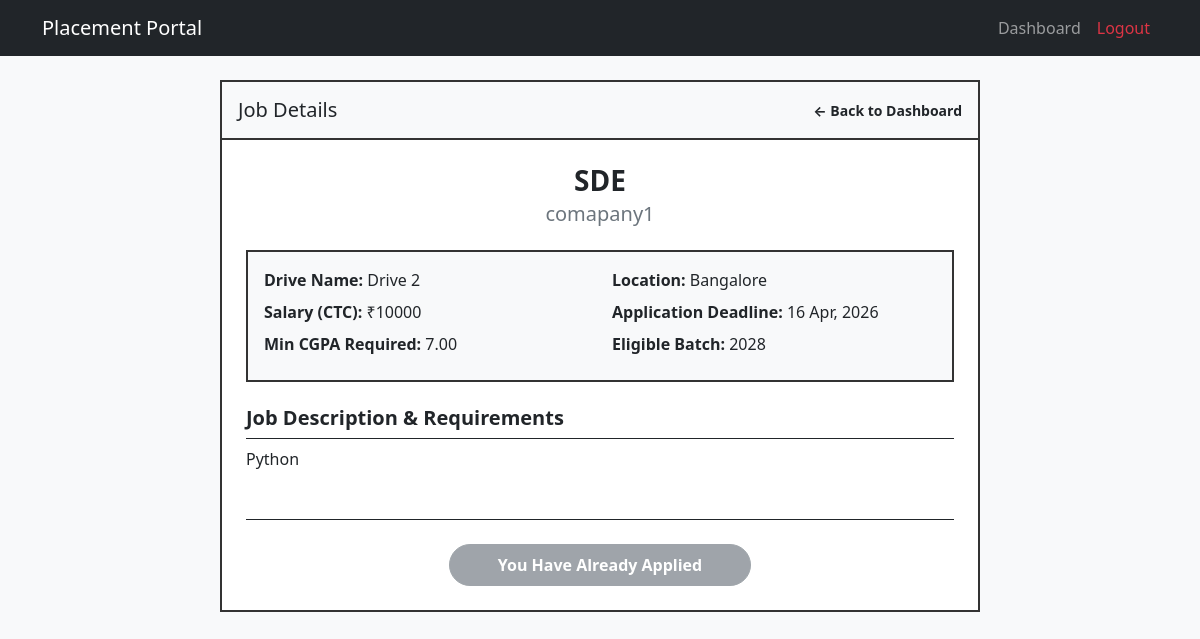
The page /student/drive/3 (signed in) on the database its author committed.
### models.py (models this page shows, shortened)
class PlacementDrive(db.Model):
    __tablename__ = 'placement_drive'
    id = db.Column(db.Integer, primary_key=True, autoincrement=True)
    name = db.Column(db.String(255), nullable=False)
    comp_id = db.Column(db.Integer, db.ForeignKey('company.company_id'), nullable=False)
    job_title = db.Column(db.String(255), nullable=False)
    job_desc = db.Column(db.String(255), nullable=False)
    min_cgpa = db.Column(db.Numeric(4, 2))
    eligible_grad_yr = db.Column(db.Integer)
    salary = db.Column(db.Integer)
    location = db.Column(db.String(255))
    deadline = db.Column(db.DateTime, nullable=False)
    status = db.Column(db.String(50), nullable=False, default='Pending') #Pending/Approved/Rejected/Closed
    remarks = db.Column(db.String(255))
    created_at = db.Column(db.DateTime, nullable=False, default=datetime.now)
    updated_at = db.Column(db.DateTime, default=datetime.now, onupdate=datetime.now)
    applications = db.relationship('Application', backref='drive')
    eligible_departments = db.relationship('EligibleDepartments', backref='placement_drive', cascade='all, delete-orphan')

class Company(db.Model, UserMixin):
    __tablename__ = 'company'
    company_id = db.Column(db.Integer, primary_key=True, autoincrement=True)
    email = db.Column(db.String(100), unique=True, nullable=False)
    password_hash = db.Column(db.String(255), nullable=False)
    company_name = db.Column(db.String(255), nullable=False)
    hr_name = db.Column(db.String(255), nullable=False)
    hr_email = db.Column(db.String(255), nullable=False)
    hr_phone = db.Column(db.String(15), nullable=False)
    company_desc = db.Column(db.String(255), nullable=False)
    website = db.Column(db.String(255), unique=True, nullable=False)
    is_active = db.Column(db.Boolean, nullable=False, default=True)
    is_blacklisted = db.Column(db.Boolean, default=False)
    approval_status = db.Column(db.String(50), nullable=False, default='pending') #'pending' 'approved' 'rejected' 'blacklisted'
    placement_drives = db.relationship('PlacementDrive', backref='company')

### app.py (the view, shortened to what this page needs)
@app.route('/student/drive/<int:drive_id>', methods=['GET', 'POST']) #View drive details
@login_required
def student_drive_details(drive_id):
    if not current_user.is_authenticated or not current_user.get_id().startswith('student_'):
        return "Unauthorized Access : Not an Admin ", 403
    if not drive_id:
        flash('Drive not found', 'danger')
        return redirect(url_for('student_dashboard'))
    drive = PlacementDrive.query.filter_by(id=drive_id).first()
    if not drive:
        flash('Drive not found', 'warning')
        return redirect(url_for('student_dashboard'))
    existing_application = Application.query.filter_by(student_roll=current_user.roll_no, drive_id=drive_id).first()
    is_drive_open = drive.status in ['approved', 'Approved', 'Active']
    if drive.deadline:
        is_drive_open = is_drive_open and drive.deadline >= datetime.now()
    return render_template('student_drive_details.html', drive=drive, existing_application=existing_application, is_drive_open=is_drive_open)

### app.py (called while the page is built)
@login_manager.user_loader #Run this fn everytime the user clicks a new page
def load_user(user_id):
    try:
        role, uid = user_id.split('_', 1)
        if role == 'admin':
            return db.session.get(Admin, int(uid))
        elif role == 'student':
            return db.session.get(Student, uid)
        elif role == 'company':
            return db.session.get(Company, int(uid))
    except Exception as e:
        return None
    return None

### models.py (called while the page is built)
    def get_id(self):
        return f"student_{self.roll_no}"

### templates/student_drive_details.html (shortened to what this page needs)
{% extends "base.html" %}
{% block content %}
<div class="row justify-content-center mt-4 mb-5">
    <div class="col-lg-8 p-0 bg-white" style="border: 2px solid #333;">
        <div class="d-flex justify-content-between align-items-center p-3 bg-light" style="border-bottom: 2px solid #333;">
            <h5 class="mb-0">Job Details</h5>
            <a href="{{ url_for('student_dashboard') }}" class="text-decoration-none text-dark fw-bold small">&larr; Back to Dashboard</a>
        </div>
        <div class="p-4">
            <div class="mb-4 text-center">
                <h3 class="fw-bold mb-1">{{ drive.job_title }}</h3>
                <h5 class="text-secondary">{{ drive.company.company_name }}</h5>
            </div>
            <div style="border: 2px solid #333;" class="p-3 mb-4 bg-light">
                <div class="row">
                    <div class="col-md-6 mb-2">
                        <strong>Drive Name:</strong> {{ drive.name }}
                    </div>
                    <div class="col-md-6 mb-2">
                        <strong>Location:</strong> {{ drive.location or 'Not Specified' }}
                    </div>
                    <div class="col-md-6 mb-2">
                        <strong>Salary (CTC):</strong> ₹{{ drive.salary if drive.salary else 'Not Disclosed' }}
                    </div>
                    <div class="col-md-6 mb-2">
                        <strong>Application Deadline:</strong> {{ drive.deadline.strftime('%d %b, %Y') if drive.deadline else 'N/A' }}
                    </div>
                    <div class="col-md-6 mb-2">
                        <strong>Min CGPA Required:</strong> {{ drive.min_cgpa }}
                    </div>
                    <div class="col-md-6 mb-2">
                        <strong>Eligible Batch:</strong> {{ drive.eligible_grad_yr or 'Any' }}
                    </div>
                </div>
            </div>
            <div class="mb-5">
                <h5 class="fw-bold border-bottom border-dark pb-2">Job Description & Requirements</h5>
                <p style="white-space: pre-wrap;">{{ drive.job_desc }}</p>
            </div>
            <div class="d-flex justify-content-center border-top border-dark pt-4">
                {% if existing_application %}
                    <button class="btn btn-secondary rounded-pill px-5 py-2 fw-bold" disabled>You Have Already Applied</button>
                {% elif not is_drive_open %}
                    <button class="btn btn-danger rounded-pill px-5 py-2 fw-bold" disabled>Applications Closed</button>
                {% else %}
                    <form method="POST" action="{{ url_for('student_drive_details', drive_id=drive.id) }}">
                        <button type="submit" class="btn btn-success rounded-pill px-5 py-2 fw-bold fs-5 shadow-sm">Apply Now</button>
                    </form>
                {% endif %}
            </div>
        </div>
    </div>
</div>
{% endblock %}

### templates/base.html (style rules this page uses)
body { background-color: #f8f9fa; }

### rows shown on the page
PlacementDrive: job_title "SDE", name "Drive 2", location "Bangalore", salary "10000", deadline "16 Apr, 2026", min_cgpa "7.00", eligible_grad_yr "2028", job_desc "Python"
Company: company.company_name "comapany1"
